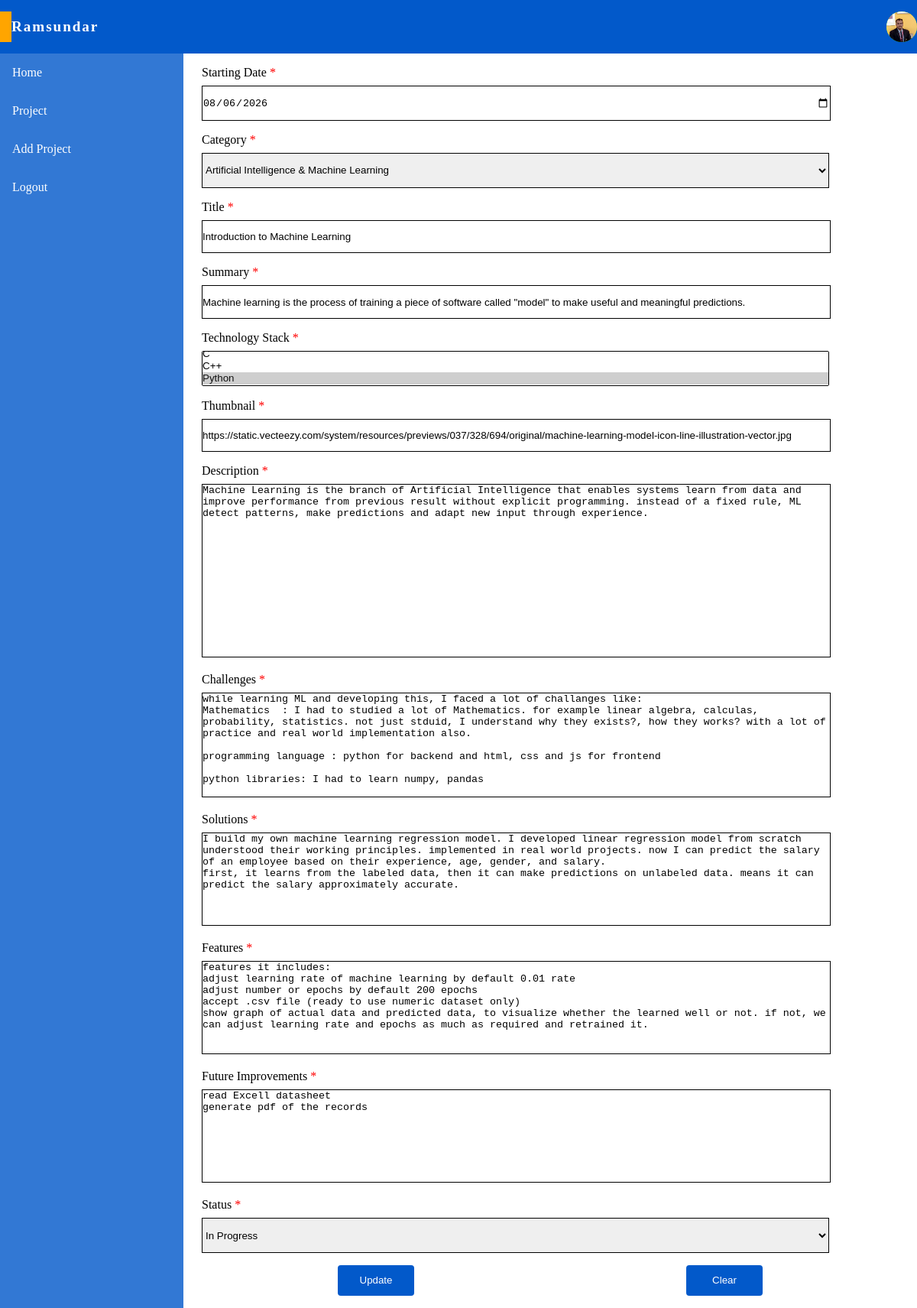
Before: /update_project/3 (signed in) with the older database file.
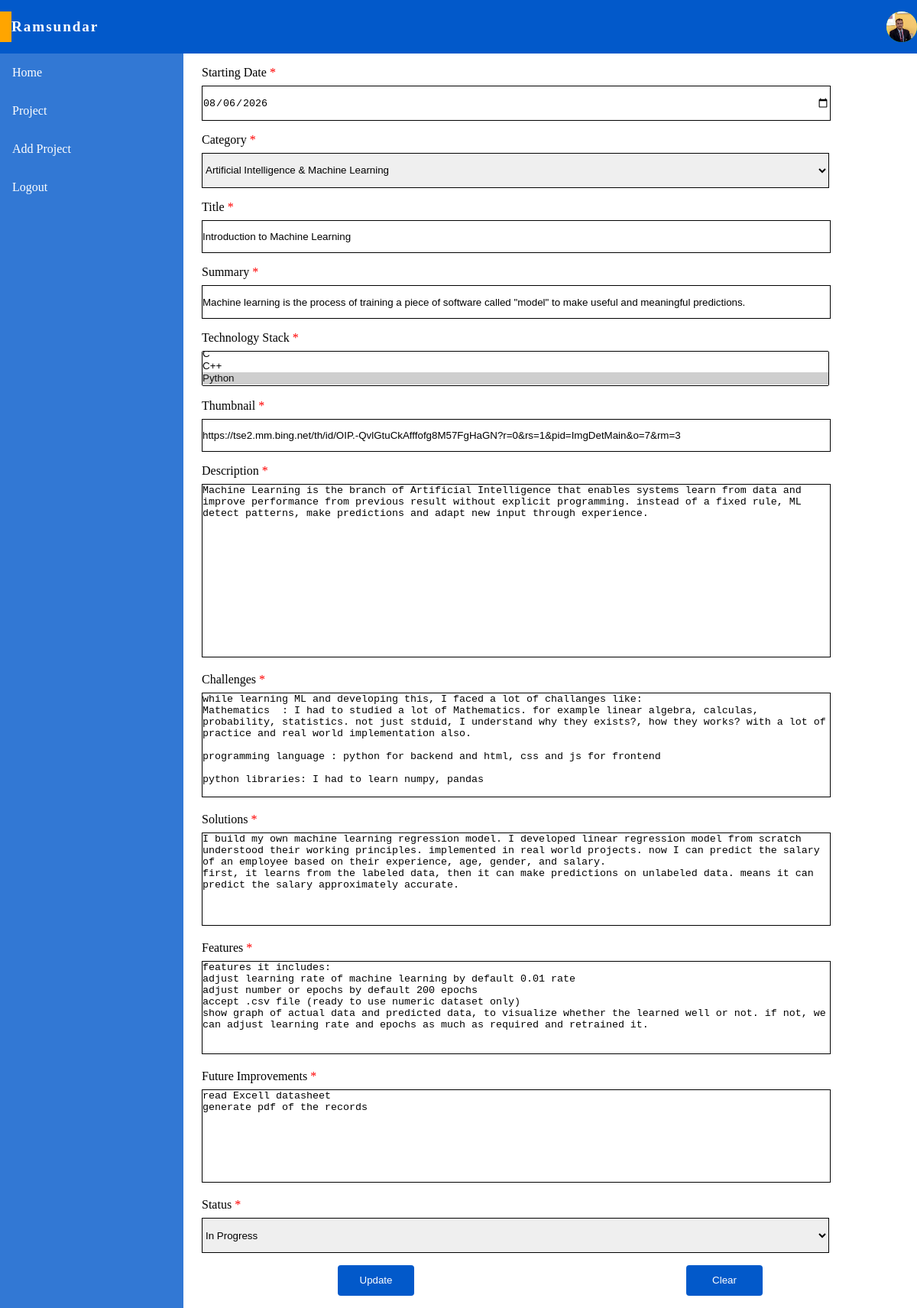
After: the same page with the newer database file.
### tables this page shows
CREATE TABLE projects
    (
	project_id INTEGER PRIMARY KEY AUTOINCREMENT,
    
    title TEXT NOT NULL,
    summary TEXT NOT NULL,
    description TEXT NOT NULL,
    
    category TEXT NOT NULL,
    thumbnail TEXT NOT NULL,
    
    challenge TEXT,
    solution TEXT,
    feature TEXT,
    future_improvement TEXT,
    
    github_link TEXT,
    demo_link TEXT,
    
    created_date DATE NOT NULL,
    upload_date TIMESTAMP DEFAULT CURRENT_TIMESTAMP,
    updated_date TIMESTAMP DEFAULT CURRENT_TIMESTAMP,
    
    status TEXT 
    );

### app.py (the view)
@app.route("/update_project/<int:project_id>", methods = ["GET", "POST"])
def update_project(project_id):
    if "username" not in session:
        return redirect(url_for("admin"))
    conn = None
    cursor = None
    project = None
    tech = None
    try:
        conn = get_db_connection()
        if request.method == "POST":
            date = request.form["date"]
            category = request.form["category"]
            title = request.form["title"]
            summary = request.form["summary"]
            technologies = request.form.getlist("technologies")
            thumbnail = request.form["thumbnail"]
            description = request.form["description"]
            challenge = request.form["challenge"]
            solution = request.form["solution"]
            feature = request.form["feature"]
            future_improvement = request.form["future_improvement"]
            query = """UPDATE projects SET
            created_date = ?,
            category = ?,
            title = ? ,
            summary = ?,
            thumbnail = ?,
            description = ?,
            challenge = ?,
            solution = ?,
            feature = ?,
            future_improvement = ?,
            updated_date = CURRENT_TIMESTAMP
            WHERE project_id = ?"""
            cursor = conn.cursor()
            cursor.execute(query, (date, category, title, summary, thumbnail, description, challenge, solution, feature, future_improvement, project_id,))
            query = "DELETE FROM project_technologies WHERE project_id = ?"
            cursor.execute(query, (project_id,))
            for tech in technologies:
                query = "SELECT tech_id FROM technologies WHERE technology = ?"
                cursor.execute(query, (tech,))
                result = cursor.fetchone()
                if result:
                    tech_id = result[0]
                else:
                    query = "INSERT INTO technologies(technology) VALUES(?)"
                    cursor.execute(query, (tech,))
                    tech_id = cursor.lastrowid
                query = "INSERT INTO project_technologies (project_id, tech_id) VALUES(?, ?)"
                cursor.execute(query, (project_id, tech_id))
            conn.commit()
        else:
            cursor = conn.cursor()
            query = "SELECT project_id, created_date, category, title, summary, thumbnail, description, challenge, solution, feature, future_improvement FROM projects WHERE project_id = ?"
            cursor.execute(query, (project_id,))
            project = cursor.fetchone()
            query = "SELECT T.technology FROM technologies AS T INNER JOIN project_technologies AS PT ON PT.tech_id = T.tech_id WHERE PT.project_id = ?"
            cursor.execute(query, (project_id,))
            tech = [row["technology"] for row in cursor.fetchall()]
    except Exception as e:
            if conn:
                conn.rollback()
            print(e) # for error checking
            flash("Error While Updation", "project")
    finally:
        if cursor:
            cursor.close()
        if conn:
            conn.close()
    if request.method == "POST":
        flash("Project Successfully Updated", "project")
        return redirect(url_for("dashboard"))
    return render_template("dashboard.html", mode = "edit", project = project, tech = tech)

### app.py (called while the page is built)
def get_db_connection():
    conn = sqlite3.connect("database.db")
    conn.execute("PRAGMA foreign_keys = on")
    conn.row_factory = sqlite3.Row
    return conn

### templates/dashboard.html (shortened to what this page needs)
<!DOCTYPE html>
<html lang="en">
<head>
    <link rel="stylesheet" href="/static/css/dashboard.css">
    <link rel="stylesheet" href="/static/css/buttons.css">
    <link rel="stylesheet" href="/static/css/popup.css">
    <link rel="stylesheet" href="/static/css/color.css">
</head>
<body>
    <header class="dashboard_header">
        <nav>
            <ul>
                <li id="logo">Ramsundar</li>
                <li id="pf"><a href="#"><div class="dp_box"><img src="/static/profile/ramsundar.jpg" alt="DP" id="dp"></div></a></li>
            </ul>
        </nav>
    </header>
    <aside>
        <section class="page_link_section">
           <a href="{{url_for('home')}}" target="_blank">Home</a>
           <a href="{{url_for('project_page')}}" target="_blank">Project</a>
           <a href="{{url_for('dashboard')}}">Add Project</a>
           <a href="{{url_for('logout')}}">Logout</a>
        </section>
    </aside>
    <main>
        <form onsubmit= "return confirmProject();" action="{% if mode == 'edit' %}{{url_for('update_project', project_id = project.project_id)}}{% else %}{{ url_for('add_project') }}{% endif %}" method="POST">
            <section class="section_one">
                <label for="date" class="date">Starting Date <span>*</span></label>
                <input type="date" name="date" id="date" value="{% if mode == 'edit' %}{{project.created_date}}{% else %}{{''}}{% endif %}" required>
               <label for="category" class="category">Category <span>*</span></label>
               <select name="category" id="category" required>
                    <option value="aiml" {% if mode == 'edit' and project.category=="aiml" %}
                        selected
                    {% endif %}>Artificial Intelligence & Machine Learning</option>
               </select>
               <label for="title" class="title">Title <span>*</span></label>
               <input type="text" name="title" id="title" value = "{% if project %}{{project.title}}{% else %}{{''}}{% endif %}" placeholder="Title..." required>
               <label for="summary" class="summary">Summary <span>*</span></label>
               <input type="text" name="summary" id="summary" value = "{% if project %}{{project.summary}}{% else %}{{''}}{% endif %}" placeholder="Summary..." required>
                <label for="technologies" class="technology_stack">Technology Stack <span>*</span></label>
                <select name="technologies" id="technology_stack" multiple size="1" required>
                    <optgroup label="Language">
                        <option value="c">C</option>
                        <option value="c++">C++</option>
                        <option value="python"{% if mode == 'edit' and "python" in tech %}
                            selected
                        {% endif %}>Python</option>
                        <option value="java">Java</option>
                    </optgroup>
                </select>
                <label for="thumbnail" class="thumbnail">Thumbnail <span>*</span></label>
                <input type="url" name="thumbnail" id="thumbnail" value = "{% if project %}{{project.thumbnail}}{% else %}{{''}}{% endif %}" placeholder="Thumbnail..." required>
                <label for="description" class="description">Description <span>*</span></label>
                <textarea name="description" id="description" cols="50" rows="15" placeholder="Description..." required>{% if project %}{{project.description}}{% else %}{{''}}{% endif %}</textarea>
            </section>
            <section class="section_two">
                <label for="challenge" class="challenge">Challenges <span>*</span></label>
                <textarea name="challenge" id="challenge" cols="50" rows="9" placeholder="Challenges..." required>{% if project %}{{project.challenge}}{% else %}{{''}}{% endif %}</textarea>
                <label for="solution" class="solution">Solutions <span>*</span></label>
                <textarea name="solution" id="solution" cols="50" rows="8" placeholder="Solutions..." required>{% if project %}{{project.solution}}{% else %}{{''}}{% endif %}</textarea>
                <label for="feature" class="feature">Features <span>*</span></label>
                <textarea name="feature" id="feature" cols="50" rows="8" placeholder="Features..." required>{% if project %}{{project.feature}}{% else %}{{''}}{% endif %}</textarea>
                <label for="future_improvement" class="future_improvement">Future Improvements <span>*</span></label>
                <textarea name="future_improvement" id="future_improvement" cols="50" rows="8" placeholder="Future Improvements..." required>{% if project %}{{project.future_improvement}}{% else %}{{''}}{% endif %}</textarea>
                 <label for="status">Status <span>*</span></label>
                 <select name="status" id="status" required>
                    <option value="in progress" >In Progress</option>
                 </select>
            </section>
            <div class="btn_box">
                <button class="submit" type="submit" value="submit">
                    {% if mode == "edit" %}
                        Update
                    {% else %}
                        Add
                    {% endif %}
                </button>
                <button class="submit" type="reset" value="reset"">Clear</button>
            </div>
        </form>
    </main>
</body>
</html>

### static/css/dashboard.css (style rules this page uses)
:root { --swayam:#0259ca; }
* { margin: 0; padding: 0; }
body { max-width: 100%; height: 100vh; display: grid; grid-template-columns: 1fr; grid-template-rows: 70px min-content auto; background-color: white; }
header { width: 100%; height: 100%; position: relative; grid-row: 1 / 2; grid-column: 1 / 2; }
nav { width: 100%; height: 70px; position: fixed; top: 0; left: 0; background-color: var(--swayam); align-content: center; }
ul { width: 100%; display: flex; }
li { list-style: none; }
#logo { border-left: 15px solid orange; color: white; font-size: larger; font-weight: bolder; letter-spacing: 0.1em; align-content: center; }
#pf { margin-left: auto; }
.dp_box { width: 40px; height: 40px; overflow: hidden; background: linear-gradient(to bottom, rgb(204, 255, 0), rgb(37, 237, 40)); border-radius: 50%; }
#dp { width: 100%; height: 100%; object-fit: cover; transform: scale(3.0); }
aside { grid-row: 3 / 4; grid-column: 1 / 2; align-content: end; }
main { width: 100%; height: 100%; grid-row: 2 / 3; grid-column: 1 / 2; justify-items: center; align-content: center; }
form { width: 95%; height: auto; display: grid; grid-template-columns: 1fr; grid-auto-rows: min-content; }
label { display: block; padding: 1em 0 0.5em 0; }
input { padding: 1em 0; }
select { padding: 1em 0; }
span { color: red; }
.btn_box { margin: 1em 0; }
.section_one, .section_two { width: 100%; }
input, textarea, select { width: 90%; }
@media (min-width:620px) and (max-width:1200px) { body { grid-template-rows: 70px auto; grid-template-columns: 20% auto; } }
@media (min-width:620px) and (max-width:1200px) { header { grid-column: 1 / 3; } }
@media (min-width:620px) and (max-width:1200px) { aside { height: calc(100vh - 70px); width: 20%; grid-row: 2 / 3; grid-column: 1 / 2; position: fixed; z-index: 10; } }
@media (min-width:620px) and (max-width:1200px) { nav { z-index: 20; } }
@media (min-width:620px) and (max-width:1200px) { main { grid-row: 2 / 3; grid-column: 2 / 3; overflow-y: auto; } }

### static/css/buttons.css (style rules this page uses)
:root { --standard-border-radius:0.3em; --standard-opacity:0.8; --standard-btn-height:40px; --swayam: #0259ca; }
div.btn_box { display: grid; grid-template-columns: 1fr 1fr; justify-items: center; }

Changed rows visible on the page:
changed projects "Artificial Intelligence & Machine Learning": thumbnail "https://static.vecteezy.com/system/resources/previews/037/328/694/original/machine-learning-model-icon-line-illustration-vector.jpg" → "https://tse2.mm.bing.net/th/id/OIP.-QvlGtuCkAfffofg8M57FgHaGN?r=0&rs=1&pid=ImgDetMain&o=7&rm=3"
